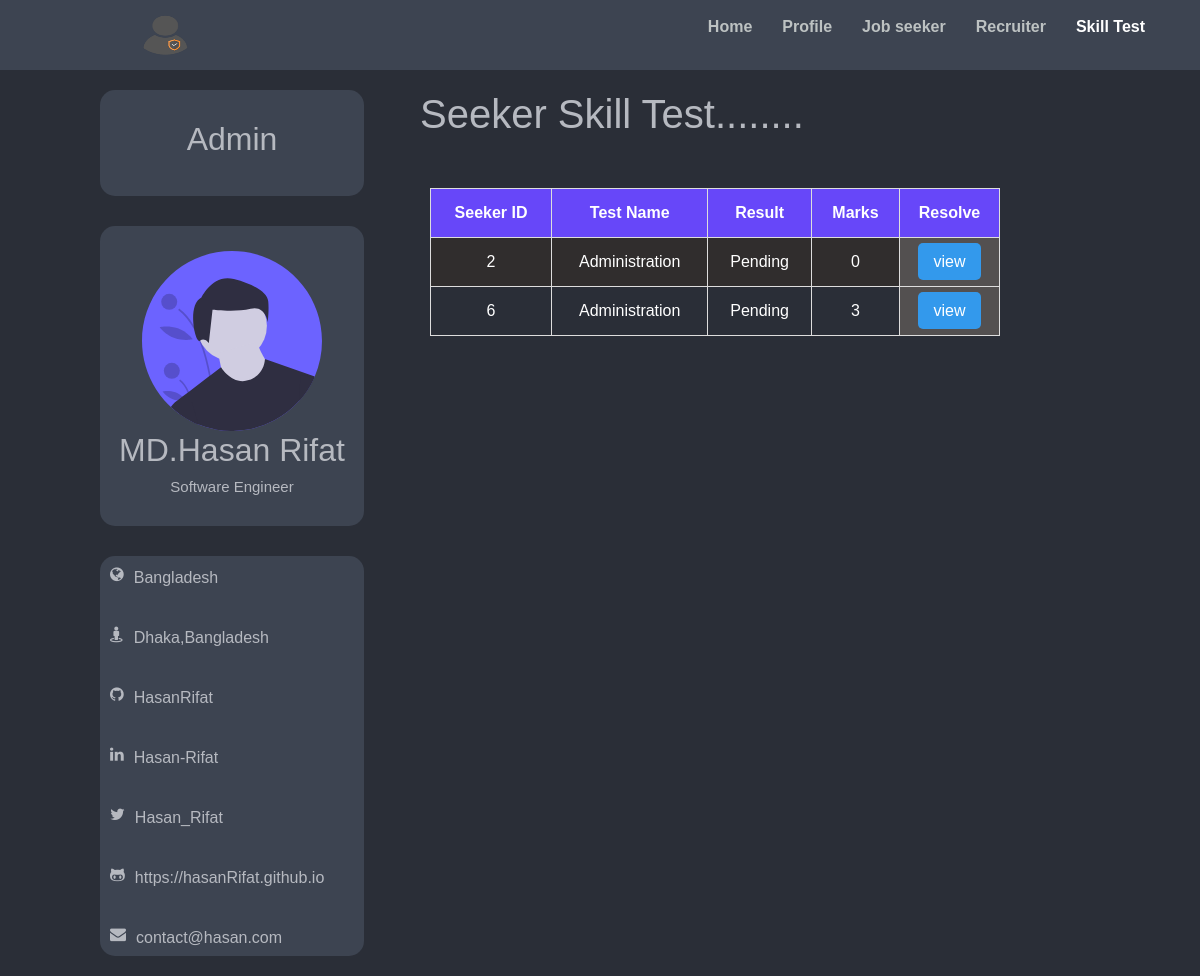
Page /Admin/skill_test/index.php on the committed database.
### tables this page shows
CREATE TABLE `test_result` (
  `seeker_id` int(11) NOT NULL,
  `test_name` varchar(255) NOT NULL,
  `result` text DEFAULT NULL,
  `feedback` longtext DEFAULT NULL,
  `suggetion` longtext DEFAULT NULL,
  `marks` int(11) DEFAULT NULL,
  `seeker_answer` longtext DEFAULT NULL,
  `seeker_question` longtext DEFAULT NULL
);

### Admin/skill_test/index.php (the view, shortened to what this page needs)
<?php
    require_once('../../db/dbh.php');
?>
<!DOCTYPE html>
<html lang="en">
<head>
    <link rel="stylesheet" href="https://stackpath.bootstrapcdn.com/bootstrap/4.4.1/css/bootstrap.min.css">
    <link href="https://stackpath.bootstrapcdn.com/font-awesome/4.7.0/css/font-awesome.min.css" rel="stylesheet"
>
    <link rel="stylesheet" href="./style.css">
</head>
<body>
<header class="header">
		<div class="section">
			<div class="header_container">
				<nav class="navbar">
					<h2 class="logo">
						<a href="#">
							<img src="./images/ASSET-USER-ADMIN.png" alt="">
						</a>
					</h2>
					<ul>
						<li><a href="../../Admin/index.php">Home</a></li>
						<li><a href="../../Admin/index.php">Profile</a></li>
						<li><a href="../../Admin/index.php">Job seeker</a></li>
						<li><a href="../../Admin/index.php">Recruiter</a></li>
						<li><a href="#" style="color: white;">Skill Test</a></li>
					</ul>
				</nav>
			</div>
		</div>
	</header>
    <div class="wrapper">
        <div class="container">
        <div class="profile_sec">
                <div class="heading">
                    <h2>Admin</h2>
                </div>
                <div class="profile">
                    <img src="./images/undraw_male_avatar_323b.svg" alt="">
                    <h2>MD.Hasan Rifat</h2>
                    <h3>Software Engineer</h3>
                </div>
                <div class="bio">
                    <div class="location">
                        <i class="fa fa-globe"></i>
                        <p>Bangladesh</p>
                    </div>
                    <div class="city">
                        <i class="fa fa-street-view"></i>
                        <p>Dhaka,Bangladesh</p>
                    </div>
                    <div class="git">
                        <i class="fa fa-github"></i>
                        <p>HasanRifat</p>
                    </div>
                    <div class="linkedin">
                        <i class="fa fa-linkedin"></i>
                        <p>Hasan-Rifat</p>
                    </div>
                    <div class="twitter">
                        <i class="fa fa-twitter"></i>
                        <p>Hasan_Rifat</p>
                    </div>
                    <div class="github">
                        <i class="fa fa-github-alt"></i>
                        <p><a href="#">https://hasanRifat.github.io</a></p>
                    </div>
                    <div class="contact">
                        <i class="fa fa-envelope"></i>
                        <p>contact@hasan.com</p>
                    </div>
                </div>
            </div>
            <div class="pending_request">
                <div class="heading">
                    <h1>Seeker Skill Test........</h1>
                </div>
                <div class="request">
                    <table class="table table-bordered" style="margin-left:10px; margin-top:50px;" id="customers">
                        <tr>
                            <th>Seeker ID</th>
                            <th>Test Name</th>
                            <th>Result</th>
                            <th>Marks</th>
                            <th>Resolve</th>
                        </tr>
                        <?php
                            $query = "SELECT * FROM `test_result` WHERE result = 'Pending';";
                            $execute = mysqli_query($conn,$query);
                            if($execute->num_rows>0){
                                while($rd = mysqli_fetch_assoc($execute)){
                                    $seeker_id = $rd['seeker_id'];
                                    $test_name = $rd['test_name'];
                                    $result = $rd['result'];
                                    $marks = $rd['marks'];
                        ?>
                        <tr>
                            <td><?php echo $seeker_id;?></td>
                            <td><?php echo $test_name;?></td>
                            <td><?php echo $result;?></td>
                            <td><?php echo $marks;?></td>
                            <td class="Action_btn"><a href="#">view</a></td>
                        </tr>
                        <?php
                            }
                        }else{
                        }
                        ?>
                    </table>
                </div>
            </div>
        </div>
    </div>
</body>
</html>

### Admin/skill_test/style.css (style rules this page uses)
* { margin: 0; padding: 0; box-sizing: border-box; }
body { background-color: rgb(42, 46, 55); font-family: 'Urbanist', sans-serif; }
h1,h2,h3,h4,h5,h6,a,li,p,i { color: rgb(182, 185, 192); }
li { list-style: none; }
.header { width: 100%; height: 50px; background-color: rgb(132, 167, 196); }
.section { width: 100%; position: fixed; top: 0; z-index: 1234; background-color: rgb(61,68,81); }
.header_container { width: 95%; margin: 0 auto; }
.navbar { width: 100%; display: flex; justify-content: space-between; padding: 15px 10px; }
.navbar .logo a img { position: absolute; left: 100px; top: 10px; width: 70px; height: 50px; }
.navbar>ul { display: flex; margin-left: auto; align-items: center; }
.navbar>ul>li>a { padding: 20px 15px; color: rgb(189, 194, 194); transition: 0.5s; font-size: 16px; cursor: pointer; text-decoration: none; font-weight: 700; }
.wrapper { width: 100%; height: 100%; }
.wrapper .container { width: 95%; margin: 0 auto; display: flex; }
.wrapper .container .profile_sec { width: 22%; margin-top: 40px; position: absolute; left: 100px; }
.wrapper .container .profile_sec .heading { width: 100%; background-color: rgb(61, 68, 81); padding: 30px; border-radius: 15px; text-align: center; }
.wrapper .container .profile_sec .profile { margin-top: 30px; background-color: rgb(61, 68, 81); width: 100%; height: 300px; border-radius: 15px; text-align: center; }
.wrapper .container .profile_sec .profile img { margin-top: 25px; height: 180px; width: 250px; }
.wrapper .container .profile_sec .profile h3 { font-size: 15px; }
.wrapper .container .profile_sec .bio { margin-top: 30px; width: 100%; background-color: rgb(61, 68, 81); height: 400px; border-radius: 15px; }
.location, .city, .git, .linkedin, .twitter, .github, .contact { display: flex; padding: 10px; }
.wrapper .container .profile_sec .bio p { margin-left: 10px; }
.pending_request { width: 50%; margin-top: 40px; position: absolute; left: 35%; }
#customers { font-family: Arial, Helvetica, sans-serif; border-collapse: collapse; width: 95%; }
#customers td, #customers th { border: 1px solid #ddd; padding: 12px; text-align: center; }
#customers tr:nth-child(even) { background-color: #302d2d; }
#customers th { padding-top: 12px; padding-bottom: 12px; background-color: rgb(103, 71, 249); color: white; text-align: center; }
#customers td a { text-decoration: none; background-color: rgb(51, 153, 236); color: white; padding: 10px 15px; border-radius: 5px; text-align: center; cursor: pointer; }
#customers td { color: white; }
.Action_btn { background-color: rgb(83, 80, 80); width: 100px; }

### rows in the picture
test_result: seeker "2", test_name "Administration", result "Pending", marks "0"
test_result: seeker "6", test_name "Administration", result "Pending", marks "3"
